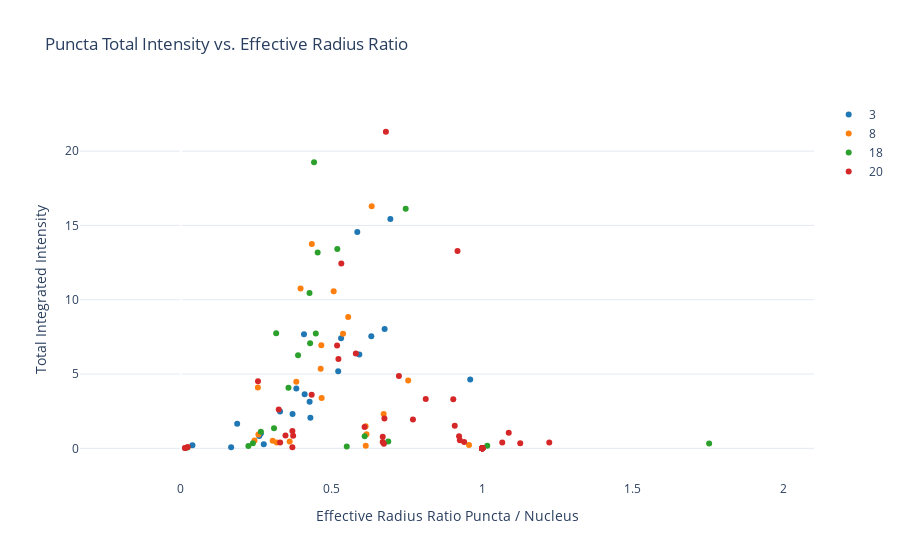

The cell this chart's notebook holds for it:
### Code cell
fig = plot_multiple_scatter(
    summary,
    x='pct_puncta',
    y='integrated_intensity_sum',
    c='image_number_str',
    xlabel='Effective Radius Ratio Puncta / Nucleus',
    ylabel='Total Integrated Intensity',
    title='Puncta Total Intensity vs. Effective Radius Ratio'
)

if save:
    save_fig_as_png(fig, 'figures/scatter/scatter_intensity_radius_ratio.png',
                    height=800, scale=1)

fig

### Figure 1 — Plotly figure (JSON) as saved in the notebook; plotly's stock layout.template omitted (floating-point values rounded to 4 significant figures)
{"data": [{"hovertemplate": "%{text}<br><extra></extra>", "marker": {"color": "#1f77b4"}, "mode": "markers", "name": "3", "showlegend": true, "text": ["Effective Radius Ratio Puncta / Nucleus: 1.0<br>Total Integrated Intensity: 0.0<br>None: 3<br>", "Effective Radius Ratio Puncta / Nucleus: 0.26028642628074766<br>Total Integrated Intensity: 0.8269169256091111<br>None: 3<br>", "Effective Radius Ratio Puncta / Nucleus: 0.2655858771331843<br>Total Integrated Intensity: 1.006195172667502<br>None: 3<br>", "Effective Radius Ratio Puncta / Nucleus: 1.0<br>Total Integrated Intensity: 0.0<br>None: 3<br>", "Effective Radius Ratio Puncta / Nucleus: 0.03873104382610596<br>Total Integrated Intensity: 0.211474785581231<br>None: 3<br>", "Effective Radius Ratio Puncta / Nucleus: 1.0<br>Total Integrated Intensity: 0.0<br>None: 3<br>", "Effective Radius Ratio Puncta / Nucleus: 0.1870877895331754<br>Total Integrated Intensity: 1.647882822901008<br>None: 3<br>", "Effective Radius Ratio Puncta / Nucleus: 1.0<br>Total Integrated Intensity: 0.0<br>None: 3<br>", "Effective Radius Ratio Puncta / Nucleus: 1.0<br>Total Integrated Intensity: 0.0<br>None: 3<br>", "Effective Radius Ratio Puncta / Nucleus: 0.6762118254721395<br>Total Integrated Intensity: 8.031143683940158<br>None: 3<br>", "Effective Radius Ratio Puncta / Nucleus: 1.0<br>Total Integrated Intensity: 0.0<br>None: 3<br>", "Effective Radius Ratio Puncta / Nucleus: 0.41089008366122703<br>Total Integrated Intensity: 3.6437323614954864<br>None: 3<br>", "Effective Radius Ratio Puncta / Nucleus: 0.5317556799601661<br>Total Integrated Intensity: 7.401007140055288<br>None: 3<br>", "Effective Radius Ratio Puncta / Nucleus: 1.0<br>Total Integrated Intensity: 0.0<br>None: 3<br>", "Effective Radius Ratio Puncta / Nucleus: 0.6952218816483346<br>Total Integrated Intensity: 15.429358404129719<br>None: 3<br>", "Effective Radius Ratio Puncta / Nucleus: 0.5921702942172392<br>Total Integrated Intensity: 6.316472133621558<br>None: 3<br>", "Effective Radius Ratio Puncta / Nucleus: 0.329243010543736<br>Total Integrated Intensity: 2.4777142070233795<br>None: 3<br>", "Effective Radius Ratio Puncta / Nucleus: 0.4299644954262711<br>Total Integrated Intensity: 2.0525826029479477<br>None: 3<br>", "Effective Radius Ratio Puncta / Nucleus: 0.4087180403532356<br>Total Integrated Intensity: 7.676127310842263<br>None: 3<br>", "Effective Radius Ratio Puncta / Nucleus: 0.5855040504757217<br>Total Integrated Intensity: 14.562340751290295<br>None: 3<br>", "Effective Radius Ratio Puncta / Nucleus: 0.6320050270425176<br>Total Integrated Intensity: 7.542671909555785<br>None: 3<br>", "Effective Radius Ratio Puncta / Nucleus: 0.37071623481349064<br>Total Integrated Intensity: 2.3145799990743297<br>None: 3<br>", "Effective Radius Ratio Puncta / Nucleus: 0.42731524731011516<br>Total Integrated Intensity: 3.1351949479430887<br>None: 3<br>", "Effective Radius Ratio Puncta / Nucleus: 0.1670146789369791<br>Total Integrated Intensity: 0.06758220866322498<br>None: 3<br>", "Effective Radius Ratio Puncta / Nucleus: 0.9601073982526703<br>Total Integrated Intensity: 4.633325712755317<br>None: 3<br>", "Effective Radius Ratio Puncta / Nucleus: 0.522239277188337<br>Total Integrated Intensity: 5.180651582777493<br>None: 3<br>", "Effective Radius Ratio Puncta / Nucleus: 0.3833243742794574<br>Total Integrated Intensity: 4.027328932657833<br>None: 3<br>", "Effective Radius Ratio Puncta / Nucleus: 0.27532693116306983<br>Total Integrated Intensity: 0.28194095008075<br>None: 3<br>"], "type": "scatter", "x": [1, 0.2603, 0.2656, 1, 0.03873, 1, 0.1871, 1, 1, 0.6762, 1, 0.4109, 0.5318, 1, 0.6952, 0.5922, 0.3292, 0.43, 0.4087, 0.5855, 0.632, 0.3707, 0.4273, 0.167, 0.9601, 0.5222, 0.3833, 0.2753], "y": [0, 0.8269, 1.006, 0, 0.2115, 0, 1.648, 0, 0, 8.031, 0, 3.644, 7.401, 0, 15.43, 6.316, 2.478, 2.053, 7.676, 14.56, 7.543, 2.315, 3.135, 0.06758, 4.633, 5.181, 4.027, 0.2819]}, {"hovertemplate": "%{text}<br><extra></extra>", "marker": {"color": "#ff7f0e"}, "mode": "markers", "name": "8", "showlegend": true, "text": ["Effective Radius Ratio Puncta / Nucleus: 0.6160164416854548<br>Total Integrated Intensity: 0.939772646874189<br>None: 8<br>", "Effective Radius Ratio Puncta / Nucleus: 0.5071830916127373<br>Total Integrated Intensity: 10.569298872724165<br>None: 8<br>", "Effective Radius Ratio Puncta / Nucleus: 0.24445843100392495<br>Total Integrated Intensity: 0.5218738093972201<br>None: 8<br>", "Effective Radius Ratio Puncta / Nucleus: 0.38318491762075574<br>Total Integrated Intensity: 4.484855441376554<br>None: 8<br>", "Effective Radius Ratio Puncta / Nucleus: 0.46407570813334387<br>Total Integrated Intensity: 5.348104098811737<br>None: 8<br>", "Effective Radius Ratio Puncta / Nucleus: 1.0<br>Total Integrated Intensity: 0.0<br>None: 8<br>", "Effective Radius Ratio Puncta / Nucleus: 1.0<br>Total Integrated Intensity: 0.0<br>None: 8<br>", "Effective Radius Ratio Puncta / Nucleus: 0.2557195022190879<br>Total Integrated Intensity: 4.093553068116301<br>None: 8<br>", "Effective Radius Ratio Puncta / Nucleus: 0.3049021438440984<br>Total Integrated Intensity: 0.515358209609984<br>None: 8<br>", "Effective Radius Ratio Puncta / Nucleus: 0.39736738736368005<br>Total Integrated Intensity: 10.758602308109385<br>None: 8<br>", "Effective Radius Ratio Puncta / Nucleus: 0.3611951441130873<br>Total Integrated Intensity: 0.46558327600359906<br>None: 8<br>", "Effective Radius Ratio Puncta / Nucleus: 0.3185178065438761<br>Total Integrated Intensity: 0.39201953634619596<br>None: 8<br>", "Effective Radius Ratio Puncta / Nucleus: 0.6729830449714467<br>Total Integrated Intensity: 2.3126878887414897<br>None: 8<br>", "Effective Radius Ratio Puncta / Nucleus: 0.6130813485299238<br>Total Integrated Intensity: 1.4850080218166088<br>None: 8<br>", "Effective Radius Ratio Puncta / Nucleus: 1.0<br>Total Integrated Intensity: 0.0<br>None: 8<br>", "Effective Radius Ratio Puncta / Nucleus: 0.46721129037189574<br>Total Integrated Intensity: 3.384954631328577<br>None: 8<br>", "Effective Radius Ratio Puncta / Nucleus: 0.6135484481759725<br>Total Integrated Intensity: 0.17279316298663702<br>None: 8<br>", "Effective Radius Ratio Puncta / Nucleus: 0.633242177979923<br>Total Integrated Intensity: 16.29625397734341<br>None: 8<br>", "Effective Radius Ratio Puncta / Nucleus: 1.0<br>Total Integrated Intensity: 0.0<br>None: 8<br>", "Effective Radius Ratio Puncta / Nucleus: 1.0<br>Total Integrated Intensity: 0.0<br>None: 8<br>", "Effective Radius Ratio Puncta / Nucleus: 0.4661103171548466<br>Total Integrated Intensity: 6.928557265549888<br>None: 8<br>", "Effective Radius Ratio Puncta / Nucleus: 0.956207454834113<br>Total Integrated Intensity: 0.22046235203743<br>None: 8<br>", "Effective Radius Ratio Puncta / Nucleus: 1.0<br>Total Integrated Intensity: 0.0<br>None: 8<br>", "Effective Radius Ratio Puncta / Nucleus: 0.2576206251652722<br>Total Integrated Intensity: 0.9273670613765701<br>None: 8<br>", "Effective Radius Ratio Puncta / Nucleus: 1.0<br>Total Integrated Intensity: 0.0<br>None: 8<br>", "Effective Radius Ratio Puncta / Nucleus: 0.7543929135157798<br>Total Integrated Intensity: 4.556694917380804<br>None: 8<br>", "Effective Radius Ratio Puncta / Nucleus: 0.4347544904306764<br>Total Integrated Intensity: 13.755748901516181<br>None: 8<br>", "Effective Radius Ratio Puncta / Nucleus: 1.0<br>Total Integrated Intensity: 0.0<br>None: 8<br>", "Effective Radius Ratio Puncta / Nucleus: 0.5381913347226407<br>Total Integrated Intensity: 7.713817091658696<br>None: 8<br>", "Effective Radius Ratio Puncta / Nucleus: 0.5552988574282419<br>Total Integrated Intensity: 8.833859823644145<br>None: 8<br>", "Effective Radius Ratio Puncta / Nucleus: 1.0<br>Total Integrated Intensity: 0.0<br>None: 8<br>", "Effective Radius Ratio Puncta / Nucleus: 1.0<br>Total Integrated Intensity: 0.0<br>None: 8<br>"], "type": "scatter", "x": [0.616, 0.5072, 0.2445, 0.3832, 0.4641, 1, 1, 0.2557, 0.3049, 0.3974, 0.3612, 0.3185, 0.673, 0.6131, 1, 0.4672, 0.6135, 0.6332, 1, 1, 0.4661, 0.9562, 1, 0.2576, 1, 0.7544, 0.4348, 1, 0.5382, 0.5553, 1, 1], "y": [0.9398, 10.57, 0.5219, 4.485, 5.348, 0, 0, 4.094, 0.5154, 10.76, 0.4656, 0.392, 2.313, 1.485, 0, 3.385, 0.1728, 16.3, 0, 0, 6.929, 0.2205, 0, 0.9274, 0, 4.557, 13.76, 0, 7.714, 8.834, 0, 0]}, {"hovertemplate": "%{text}<br><extra></extra>", "marker": {"color": "#2ca02c"}, "mode": "markers", "name": "18", "showlegend": true, "text": ["Effective Radius Ratio Puncta / Nucleus: 1.0<br>Total Integrated Intensity: 0.0<br>None: 18<br>", "Effective Radius Ratio Puncta / Nucleus: 1.0<br>Total Integrated Intensity: 0.0<br>None: 18<br>", "Effective Radius Ratio Puncta / Nucleus: 0.38899320062318515<br>Total Integrated Intensity: 6.266041051596387<br>None: 18<br>", "Effective Radius Ratio Puncta / Nucleus: 0.35717039560839187<br>Total Integrated Intensity: 4.075547438114876<br>None: 18<br>", "Effective Radius Ratio Puncta / Nucleus: 0.5505098853053769<br>Total Integrated Intensity: 0.11638056114316002<br>None: 18<br>", "Effective Radius Ratio Puncta / Nucleus: 0.22427022558621745<br>Total Integrated Intensity: 0.158587016165256<br>None: 18<br>", "Effective Radius Ratio Puncta / Nucleus: 0.02234392810843759<br>Total Integrated Intensity: 0.05648889951407901<br>None: 18<br>", "Effective Radius Ratio Puncta / Nucleus: 1.0<br>Total Integrated Intensity: 0.0<br>None: 18<br>", "Effective Radius Ratio Puncta / Nucleus: 0.44205440824867476<br>Total Integrated Intensity: 19.2472572252154<br>None: 18<br>", "Effective Radius Ratio Puncta / Nucleus: 0.26568762817993086<br>Total Integrated Intensity: 1.115800725296139<br>None: 18<br>", "Effective Radius Ratio Puncta / Nucleus: 1.7527300065754154<br>Total Integrated Intensity: 0.322499427944421<br>None: 18<br>", "Effective Radius Ratio Puncta / Nucleus: 0.30926468753623965<br>Total Integrated Intensity: 1.357198450714348<br>None: 18<br>", "Effective Radius Ratio Puncta / Nucleus: 1.0<br>Total Integrated Intensity: 0.0<br>None: 18<br>", "Effective Radius Ratio Puncta / Nucleus: 1.0166345218646355<br>Total Integrated Intensity: 0.175020981580019<br>None: 18<br>", "Effective Radius Ratio Puncta / Nucleus: 0.6881781436408219<br>Total Integrated Intensity: 0.46720073372125703<br>None: 18<br>", "Effective Radius Ratio Puncta / Nucleus: 0.6099982912186394<br>Total Integrated Intensity: 0.816937515512107<br>None: 18<br>", "Effective Radius Ratio Puncta / Nucleus: 0.42709441744160137<br>Total Integrated Intensity: 10.457984309643487<br>None: 18<br>", "Effective Radius Ratio Puncta / Nucleus: 0.31640656008384077<br>Total Integrated Intensity: 7.743007577955703<br>None: 18<br>", "Effective Radius Ratio Puncta / Nucleus: 0.23915370778455<br>Total Integrated Intensity: 0.35005722008645496<br>None: 18<br>", "Effective Radius Ratio Puncta / Nucleus: 1.0<br>Total Integrated Intensity: 0.0<br>None: 18<br>", "Effective Radius Ratio Puncta / Nucleus: 1.0<br>Total Integrated Intensity: 0.0<br>None: 18<br>", "Effective Radius Ratio Puncta / Nucleus: 0.7461091083301883<br>Total Integrated Intensity: 16.114107033237786<br>None: 18<br>", "Effective Radius Ratio Puncta / Nucleus: 1.0<br>Total Integrated Intensity: 0.0<br>None: 18<br>", "Effective Radius Ratio Puncta / Nucleus: 0.5192271904487379<br>Total Integrated Intensity: 13.412481905892475<br>None: 18<br>", "Effective Radius Ratio Puncta / Nucleus: 0.4478657273377924<br>Total Integrated Intensity: 7.7235523238778<br>None: 18<br>", "Effective Radius Ratio Puncta / Nucleus: 0.4290325220980134<br>Total Integrated Intensity: 7.075593212619409<br>None: 18<br>", "Effective Radius Ratio Puncta / Nucleus: 1.0<br>Total Integrated Intensity: 0.0<br>None: 18<br>", "Effective Radius Ratio Puncta / Nucleus: 1.0<br>Total Integrated Intensity: 0.0<br>None: 18<br>", "Effective Radius Ratio Puncta / Nucleus: 0.45409874109460596<br>Total Integrated Intensity: 13.170367017388333<br>None: 18<br>"], "type": "scatter", "x": [1, 1, 0.389, 0.3572, 0.5505, 0.2243, 0.02234, 1, 0.4421, 0.2657, 1.753, 0.3093, 1, 1.017, 0.6882, 0.61, 0.4271, 0.3164, 0.2392, 1, 1, 0.7461, 1, 0.5192, 0.4479, 0.429, 1, 1, 0.4541], "y": [0, 0, 6.266, 4.076, 0.1164, 0.1586, 0.05649, 0, 19.25, 1.116, 0.3225, 1.357, 0, 0.175, 0.4672, 0.8169, 10.46, 7.743, 0.3501, 0, 0, 16.11, 0, 13.41, 7.724, 7.076, 0, 0, 13.17]}, {"hovertemplate": "%{text}<br><extra></extra>", "marker": {"color": "#d62728"}, "mode": "markers", "name": "20", "showlegend": true, "text": ["Effective Radius Ratio Puncta / Nucleus: 1.0<br>Total Integrated Intensity: 0.0<br>None: 20<br>", "Effective Radius Ratio Puncta / Nucleus: 1.0<br>Total Integrated Intensity: 0.0<br>None: 20<br>", "Effective Radius Ratio Puncta / Nucleus: 1.0<br>Total Integrated Intensity: 0.0<br>None: 20<br>", "Effective Radius Ratio Puncta / Nucleus: 0.01350242221424651<br>Total Integrated Intensity: 0.021911956369877<br>None: 20<br>", "Effective Radius Ratio Puncta / Nucleus: 0.7701533761751982<br>Total Integrated Intensity: 1.9427023865282531<br>None: 20<br>", "Effective Radius Ratio Puncta / Nucleus: 1.0<br>Total Integrated Intensity: 0.0<br>None: 20<br>", "Effective Radius Ratio Puncta / Nucleus: 0.580716200289267<br>Total Integrated Intensity: 6.383703391998989<br>None: 20<br>", "Effective Radius Ratio Puncta / Nucleus: 1.0<br>Total Integrated Intensity: 0.0<br>None: 20<br>", "Effective Radius Ratio Puncta / Nucleus: 1.0<br>Total Integrated Intensity: 0.0<br>None: 20<br>", "Effective Radius Ratio Puncta / Nucleus: 1.2223659045316457<br>Total Integrated Intensity: 0.38619058765471<br>None: 20<br>", "Effective Radius Ratio Puncta / Nucleus: 0.6096857652524241<br>Total Integrated Intensity: 1.4292515534907548<br>None: 20<br>", "Effective Radius Ratio Puncta / Nucleus: 0.8125615526778324<br>Total Integrated Intensity: 3.327412836253641<br>None: 20<br>", "Effective Radius Ratio Puncta / Nucleus: 1.0<br>Total Integrated Intensity: 0.0<br>None: 20<br>", "Effective Radius Ratio Puncta / Nucleus: 0.37275669163631125<br>Total Integrated Intensity: 0.842771047726273<br>None: 20<br>", "Effective Radius Ratio Puncta / Nucleus: 0.5324968710141941<br>Total Integrated Intensity: 12.431998224928966<br>None: 20<br>", "Effective Radius Ratio Puncta / Nucleus: 1.0<br>Total Integrated Intensity: 0.0<br>None: 20<br>", "Effective Radius Ratio Puncta / Nucleus: 1.0<br>Total Integrated Intensity: 0.0<br>None: 20<br>", "Effective Radius Ratio Puncta / Nucleus: 0.673618310916368<br>Total Integrated Intensity: 0.30150301568209903<br>None: 20<br>", "Effective Radius Ratio Puncta / Nucleus: 1.0<br>Total Integrated Intensity: 0.0<br>None: 20<br>", "Effective Radius Ratio Puncta / Nucleus: 0.6804259027396037<br>Total Integrated Intensity: 21.30901057645677<br>None: 20<br>", "Effective Radius Ratio Puncta / Nucleus: 0.9400404458941006<br>Total Integrated Intensity: 0.424383921548724<br>None: 20<br>", "Effective Radius Ratio Puncta / Nucleus: 0.37018543519691705<br>Total Integrated Intensity: 1.174334326758977<br>None: 20<br>", "Effective Radius Ratio Puncta / Nucleus: 0.9038832916038753<br>Total Integrated Intensity: 3.3106736969202695<br>None: 20<br>", "Effective Radius Ratio Puncta / Nucleus: 1.0<br>Total Integrated Intensity: 0.0<br>None: 20<br>", "Effective Radius Ratio Puncta / Nucleus: 1.0<br>Total Integrated Intensity: 0.0<br>None: 20<br>", "Effective Radius Ratio Puncta / Nucleus: 0.9180149017895288<br>Total Integrated Intensity: 13.286762857809638<br>None: 20<br>", "Effective Radius Ratio Puncta / Nucleus: 1.0878840278644046<br>Total Integrated Intensity: 1.051163505762816<br>None: 20<br>", "Effective Radius Ratio Puncta / Nucleus: 1.1260282725264925<br>Total Integrated Intensity: 0.341527428478005<br>None: 20<br>", "Effective Radius Ratio Puncta / Nucleus: 1.0<br>Total Integrated Intensity: 0.0<br>None: 20<br>", "Effective Radius Ratio Puncta / Nucleus: 0.6754378157725578<br>Total Integrated Intensity: 2.0042572859674648<br>None: 20<br>", "Effective Radius Ratio Puncta / Nucleus: 0.015253404749263625<br>Total Integrated Intensity: 0.022705424576998<br>None: 20<br>", "Effective Radius Ratio Puncta / Nucleus: 1.0<br>Total Integrated Intensity: 0.0<br>None: 20<br>", "Effective Radius Ratio Puncta / Nucleus: 1.0<br>Total Integrated Intensity: 0.0<br>None: 20<br>", "Effective Radius Ratio Puncta / Nucleus: 0.5185235207673817<br>Total Integrated Intensity: 6.921934882178886<br>None: 20<br>", "Effective Radius Ratio Puncta / Nucleus: 0.32490804622480773<br>Total Integrated Intensity: 2.6206454653292774<br>None: 20<br>", "Effective Radius Ratio Puncta / Nucleus: 1.0<br>Total Integrated Intensity: 0.0<br>None: 20<br>", "Effective Radius Ratio Puncta / Nucleus: 0.9232028889143029<br>Total Integrated Intensity: 0.8127260301262131<br>None: 20<br>", "Effective Radius Ratio Puncta / Nucleus: 0.9087437331093696<br>Total Integrated Intensity: 1.511955453082917<br>None: 20<br>", "Effective Radius Ratio Puncta / Nucleus: 0.4342178405709377<br>Total Integrated Intensity: 3.6083467062562655<br>None: 20<br>", "Effective Radius Ratio Puncta / Nucleus: 0.669948195629537<br>Total Integrated Intensity: 0.782360576093196<br>None: 20<br>", "Effective Radius Ratio Puncta / Nucleus: 0.7235911893142016<br>Total Integrated Intensity: 4.86567484959959<br>None: 20<br>", "Effective Radius Ratio Puncta / Nucleus: 1.0<br>Total Integrated Intensity: 0.0<br>None: 20<br>", "Effective Radius Ratio Puncta / Nucleus: 0.9257944643313776<br>Total Integrated Intensity: 0.550148781388998<br>None: 20<br>", "Effective Radius Ratio Puncta / Nucleus: 0.3295435374351613<br>Total Integrated Intensity: 0.39740596897900105<br>None: 20<br>", "Effective Radius Ratio Puncta / Nucleus: 1.0<br>Total Integrated Intensity: 0.0<br>None: 20<br>", "Effective Radius Ratio Puncta / Nucleus: 1.0<br>Total Integrated Intensity: 0.0<br>None: 20<br>", "Effective Radius Ratio Puncta / Nucleus: 1.0664247609213746<br>Total Integrated Intensity: 0.395056078210474<br>None: 20<br>", "Effective Radius Ratio Puncta / Nucleus: 0.37015862913361536<br>Total Integrated Intensity: 0.070222018286586<br>None: 20<br>", "Effective Radius Ratio Puncta / Nucleus: 0.02282474539495152<br>Total Integrated Intensity: 0.091157397255301<br>None: 20<br>", "Effective Radius Ratio Puncta / Nucleus: 0.34729797550660313<br>Total Integrated Intensity: 0.870710309594869<br>None: 20<br>", "Effective Radius Ratio Puncta / Nucleus: 0.2560613032120079<br>Total Integrated Intensity: 4.51340505853294<br>None: 20<br>", "Effective Radius Ratio Puncta / Nucleus: 0.6698591273275982<br>Total Integrated Intensity: 0.43385977298021194<br>None: 20<br>", "Effective Radius Ratio Puncta / Nucleus: 0.5229030536896515<br>Total Integrated Intensity: 6.018387144431459<br>None: 20<br>"], "type": "scatter", "x": [1, 1, 1, 0.0135, 0.7702, 1, 0.5807, 1, 1, 1.222, 0.6097, 0.8126, 1, 0.3728, 0.5325, 1, 1, 0.6736, 1, 0.6804, 0.94, 0.3702, 0.9039, 1, 1, 0.918, 1.088, 1.126, 1, 0.6754, 0.01525, 1, 1, 0.5185, 0.3249, 1, 0.9232, 0.9087, 0.4342, 0.6699, 0.7236, 1, 0.9258, 0.3295, 1, 1, 1.066, 0.3702, 0.02282, 0.3473, 0.2561, 0.6699, 0.5229], "y": [0, 0, 0, 0.02191, 1.943, 0, 6.384, 0, 0, 0.3862, 1.429, 3.327, 0, 0.8428, 12.43, 0, 0, 0.3015, 0, 21.31, 0.4244, 1.174, 3.311, 0, 0, 13.29, 1.051, 0.3415, 0, 2.004, 0.02271, 0, 0, 6.922, 2.621, 0, 0.8127, 1.512, 3.608, 0.7824, 4.866, 0, 0.5501, 0.3974, 0, 0, 0.3951, 0.07022, 0.09116, 0.8707, 4.513, 0.4339, 6.018]}], "layout": {"hovermode": "closest", "plot_bgcolor": "rgba(0,0,0,0)", "showlegend": true, "title": {"text": "Puncta Total Intensity vs. Effective Radius Ratio"}, "xaxis": {"range": [-0.3343, 2.101], "showgrid": true, "title": {"text": "Effective Radius Ratio Puncta / Nucleus"}, "type": "linear"}, "yaxis": {"gridcolor": "#E4EAF2", "range": [-2.131, 23.44], "showgrid": true, "title": {"text": "Total Integrated Intensity"}, "zeroline": false}}}
